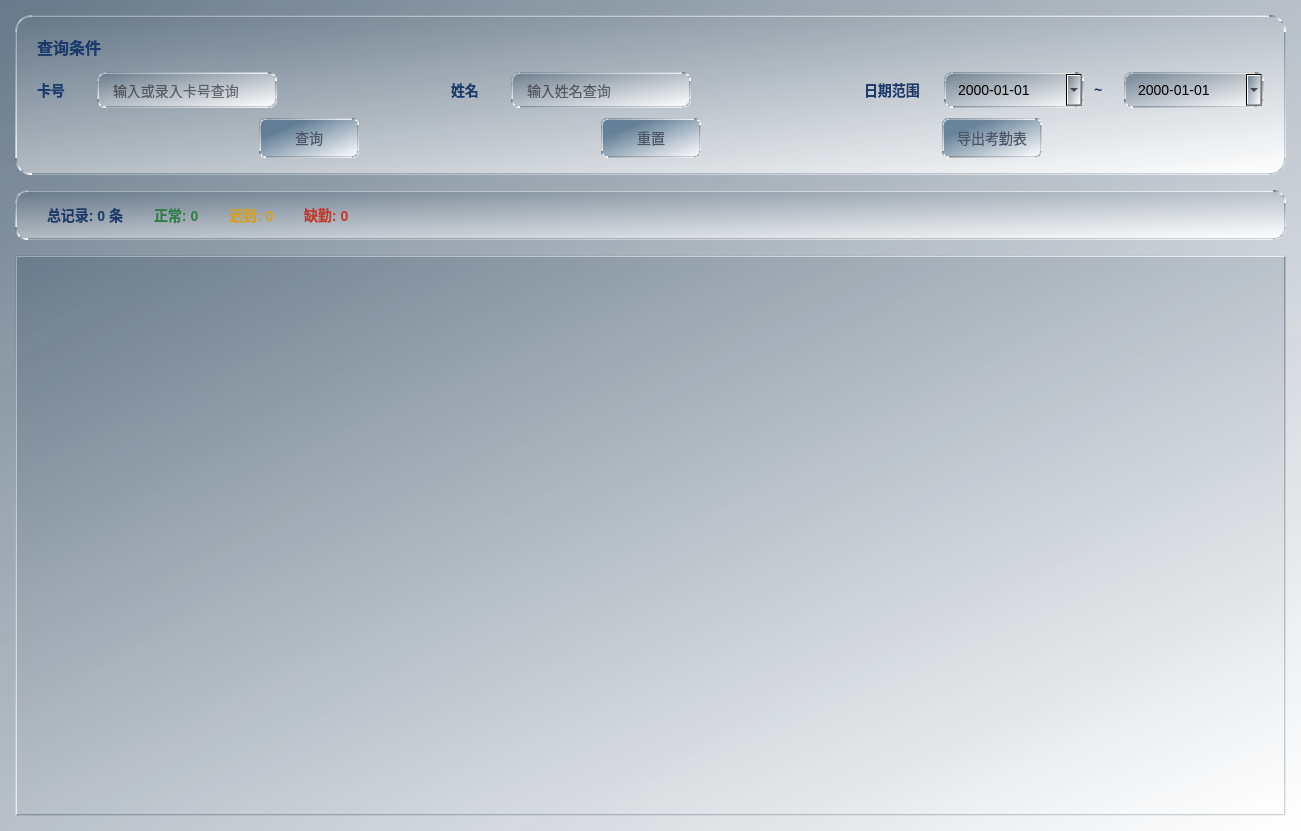
<?xml version="1.0" encoding="UTF-8"?>
<ui version="4.0">
 <class>AttendanceRecordsWidget</class>
 <widget class="QWidget" name="AttendanceRecordsWidget">
  <property name="geometry">
   <rect>
    <x>0</x>
    <y>0</y>
    <width>1301</width>
    <height>831</height>
   </rect>
  </property>
  <property name="windowTitle">
   <string>Form</string>
  </property>
  <property name="styleSheet">
   <string notr="true">QWidget {
    font-family: &quot;Microsoft YaHei&quot;, &quot;微软雅黑&quot;, &quot;PingFang SC&quot;, sans-serif;
    font-size: 14px;
    color: #2D3748;
}
QWidget#AttendanceRecordsWidget{
    background: qlineargradient(spread:pad, x1:0, y1:0, x2:1, y2:1, stop:0 rgba(100, 118, 135, 217), stop:1 rgba(255, 255, 255, 255));
}</string>
  </property>
  <layout class="QVBoxLayout" name="mainVerticalLayout">
   <property name="spacing">
    <number>15</number>
   </property>
   <property name="leftMargin">
    <number>15</number>
   </property>
   <property name="topMargin">
    <number>15</number>
   </property>
   <property name="rightMargin">
    <number>15</number>
   </property>
   <property name="bottomMargin">
    <number>15</number>
   </property>
   <item>
    <widget class="QFrame" name="searchFrame">
     <property name="minimumSize">
      <size>
       <width>0</width>
       <height>160</height>
      </size>
     </property>
     <property name="maximumSize">
      <size>
       <width>16777215</width>
       <height>160</height>
      </size>
     </property>
     <property name="styleSheet">
      <string notr="true">QFrame#searchFrame{
    background:qlineargradient(spread:pad, x1:0, y1:0, x2:1, y2:1, stop:0 rgba(100, 118, 135, 217), stop:1 rgba(255, 255, 255, 255));
    border-radius: 16px;
    border: 2px solid qlineargradient(spread:pad, x1:0, y1:0, x2:1, y2:1, stop:0 rgba(100, 118, 135, 217), stop:1 rgba(255, 255, 255, 255));
}</string>
     </property>
     <property name="frameShape">
      <enum>QFrame::StyledPanel</enum>
     </property>
     <property name="frameShadow">
      <enum>QFrame::Raised</enum>
     </property>
     <layout class="QVBoxLayout" name="searchFrameVerticalLayout">
      <property name="spacing">
       <number>10</number>
      </property>
      <property name="leftMargin">
       <number>20</number>
      </property>
      <property name="topMargin">
       <number>15</number>
      </property>
      <property name="rightMargin">
       <number>20</number>
      </property>
      <property name="bottomMargin">
       <number>15</number>
      </property>
      <item>
       <widget class="QLabel" name="searchTitleLabel">
        <property name="minimumSize">
         <size>
          <width>0</width>
          <height>30</height>
         </size>
        </property>
        <property name="maximumSize">
         <size>
          <width>16777215</width>
          <height>30</height>
         </size>
        </property>
        <property name="styleSheet">
         <string notr="true">QLabel{
    border:none;
    font-size: 16px;
    font-weight: bold;
    color: #1A3A6B;
    background:transparent;
}</string>
        </property>
        <property name="text">
         <string>&lt;html&gt;&lt;head/&gt;&lt;body&gt;&lt;p&gt;&lt;span style=&quot; font-size:12pt;&quot;&gt;查询条件&lt;/span&gt;&lt;/p&gt;&lt;/body&gt;&lt;/html&gt;</string>
        </property>
       </widget>
      </item>
      <item>
       <layout class="QHBoxLayout" name="searchHorizontalLayout">
        <property name="spacing">
         <number>30</number>
        </property>
        <item>
         <layout class="QHBoxLayout" name="cardSearchLayout">
          <property name="spacing">
           <number>10</number>
          </property>
          <item>
           <widget class="QLabel" name="searchCardLabel">
            <property name="minimumSize">
             <size>
              <width>50</width>
              <height>36</height>
             </size>
            </property>
            <property name="maximumSize">
             <size>
              <width>50</width>
              <height>36</height>
             </size>
            </property>
            <property name="styleSheet">
             <string notr="true">QLabel{
    border:none;
    font-weight: bold;
    color: #1A3A6B;
    background:transparent;
}</string>
            </property>
            <property name="text">
             <string>卡号</string>
            </property>
           </widget>
          </item>
          <item>
           <widget class="QLineEdit" name="searchCardEdit">
            <property name="minimumSize">
             <size>
              <width>180</width>
              <height>36</height>
             </size>
            </property>
            <property name="maximumSize">
             <size>
              <width>200</width>
              <height>36</height>
             </size>
            </property>
            <property name="styleSheet">
             <string notr="true">QLineEdit{
    background-color: qlineargradient(spread:pad, x1:0, y1:0, x2:1, y2:1, stop:0 rgba(100, 118, 135, 217), stop:1 rgba(255, 255, 255, 255));
    border: 2px solid qlineargradient(spread:pad, x1:0, y1:0, x2:1, y2:1, stop:0 rgba(100, 118, 135, 217), stop:1 rgba(255, 255, 255, 255));
    border-radius: 8px;
    padding: 8px 12px;
    font-size: 14px;
    color: rgb(0, 0, 0);
}
QLineEdit:focus{
    border: 1px solid #348aff;
}
QLineEdit::placeholder{
    color: #888888;
}</string>
            </property>
            <property name="placeholderText">
             <string>输入或录入卡号查询</string>
            </property>
           </widget>
          </item>
         </layout>
        </item>
        <item>
         <spacer name="horizontalSpacer">
          <property name="orientation">
           <enum>Qt::Horizontal</enum>
          </property>
          <property name="sizeHint" stdset="0">
           <size>
            <width>40</width>
            <height>20</height>
           </size>
          </property>
         </spacer>
        </item>
        <item>
         <layout class="QHBoxLayout" name="nameSearchLayout">
          <property name="spacing">
           <number>10</number>
          </property>
          <item>
           <widget class="QLabel" name="searchNameLabel">
            <property name="minimumSize">
             <size>
              <width>50</width>
              <height>36</height>
             </size>
            </property>
            <property name="maximumSize">
             <size>
              <width>50</width>
              <height>36</height>
             </size>
            </property>
            <property name="styleSheet">
             <string notr="true">QLabel{
    border:none;
    font-weight: bold;
    color: #1A3A6B;
    background:transparent;
}</string>
            </property>
            <property name="text">
             <string>姓名</string>
            </property>
           </widget>
          </item>
          <item>
           <widget class="QLineEdit" name="searchNameEdit">
            <property name="minimumSize">
             <size>
              <width>180</width>
              <height>36</height>
             </size>
            </property>
            <property name="maximumSize">
             <size>
              <width>200</width>
              <height>36</height>
             </size>
            </property>
            <property name="styleSheet">
             <string notr="true">QLineEdit{
    background-color: qlineargradient(spread:pad, x1:0, y1:0, x2:1, y2:1, stop:0 rgba(100, 118, 135, 217), stop:1 rgba(255, 255, 255, 255));
    border: 2px solid qlineargradient(spread:pad, x1:0, y1:0, x2:1, y2:1, stop:0 rgba(100, 118, 135, 217), stop:1 rgba(255, 255, 255, 255));
    border-radius: 8px;
    padding: 8px 12px;
    font-size: 14px;
    color: rgb(0, 0, 0);
}
QLineEdit:focus{
    border: 1px solid #348aff;
}
QLineEdit::placeholder{
    color: #888888;
}</string>
            </property>
            <property name="placeholderText">
             <string>输入姓名查询</string>
            </property>
           </widget>
          </item>
         </layout>
        </item>
        <item>
         <spacer name="horizontalSpacer_2">
          <property name="orientation">
           <enum>Qt::Horizontal</enum>
          </property>
          <property name="sizeHint" stdset="0">
           <size>
            <width>40</width>
            <height>20</height>
           </size>
          </property>
         </spacer>
        </item>
        <item>
         <layout class="QHBoxLayout" name="dateRangeLayout">
          <property name="spacing">
           <number>10</number>
          </property>
          <item>
           <widget class="QLabel" name="dateRangeLabel">
            <property name="minimumSize">
             <size>
              <width>70</width>
              <height>36</height>
             </size>
            </property>
            <property name="maximumSize">
             <size>
              <width>70</width>
              <height>36</height>
             </size>
            </property>
            <property name="styleSheet">
             <string notr="true">QLabel{
    border:none;
    font-weight: bold;
    color: #1A3A6B;
    background:transparent;
}</string>
            </property>
            <property name="text">
             <string>日期范围</string>
            </property>
           </widget>
          </item>
          <item>
           <widget class="QDateEdit" name="startDateEdit">
            <property name="minimumSize">
             <size>
              <width>140</width>
              <height>36</height>
             </size>
            </property>
            <property name="maximumSize">
             <size>
              <width>150</width>
              <height>36</height>
             </size>
            </property>
            <property name="styleSheet">
             <string notr="true">QDateEdit{
    background-color: qlineargradient(spread:pad, x1:0, y1:0, x2:1, y2:1, stop:0 rgba(100, 118, 135, 217), stop:1 rgba(255, 255, 255, 255));
    border: 2px solid qlineargradient(spread:pad, x1:0, y1:0, x2:1, y2:1, stop:0 rgba(100, 118, 135, 217), stop:1 rgba(255, 255, 255, 255));
    border-radius: 8px;
    padding: 6px 10px;
    font-size: 14px;
    color: rgb(0, 0, 0);
}
QDateEdit:focus{
    border: 1px solid #348aff;
}</string>
            </property>
            <property name="displayFormat">
             <string>yyyy-MM-dd</string>
            </property>
            <property name="calendarPopup">
             <bool>true</bool>
            </property>
           </widget>
          </item>
          <item>
           <widget class="QLabel" name="dateSepLabel">
            <property name="minimumSize">
             <size>
              <width>20</width>
              <height>36</height>
             </size>
            </property>
            <property name="maximumSize">
             <size>
              <width>20</width>
              <height>36</height>
             </size>
            </property>
            <property name="styleSheet">
             <string notr="true">QLabel{
    border:none;
    font-weight: bold;
    color: #1A3A6B;
    background:transparent;
}</string>
            </property>
            <property name="text">
             <string>~</string>
            </property>
           </widget>
          </item>
          <item>
           <widget class="QDateEdit" name="endDateEdit">
            <property name="minimumSize">
             <size>
              <width>140</width>
              <height>36</height>
             </size>
            </property>
            <property name="maximumSize">
             <size>
              <width>150</width>
              <height>36</height>
             </size>
            </property>
            <property name="styleSheet">
             <string notr="true">QDateEdit{
    background-color: qlineargradient(spread:pad, x1:0, y1:0, x2:1, y2:1, stop:0 rgba(100, 118, 135, 217), stop:1 rgba(255, 255, 255, 255));
    border: 2px solid qlineargradient(spread:pad, x1:0, y1:0, x2:1, y2:1, stop:0 rgba(100, 118, 135, 217), stop:1 rgba(255, 255, 255, 255));
    border-radius: 8px;
    padding: 6px 10px;
    font-size: 14px;
    color: rgb(0, 0, 0);
}
QDateEdit:focus{
    border: 1px solid #348aff;
}</string>
            </property>
            <property name="displayFormat">
             <string>yyyy-MM-dd</string>
            </property>
            <property name="calendarPopup">
             <bool>true</bool>
            </property>
           </widget>
          </item>
         </layout>
        </item>
       </layout>
      </item>
      <item>
       <layout class="QHBoxLayout" name="buttonHorizontalLayout">
        <property name="spacing">
         <number>20</number>
        </property>
        <item>
         <spacer name="horizontalSpacer_5">
          <property name="orientation">
           <enum>Qt::Horizontal</enum>
          </property>
          <property name="sizeHint" stdset="0">
           <size>
            <width>40</width>
            <height>20</height>
           </size>
          </property>
         </spacer>
        </item>
        <item>
         <widget class="QPushButton" name="searchButton">
          <property name="minimumSize">
           <size>
            <width>100</width>
            <height>38</height>
           </size>
          </property>
          <property name="maximumSize">
           <size>
            <width>140</width>
            <height>40</height>
           </size>
          </property>
          <property name="styleSheet">
           <string notr="true">QPushButton
{
	background: qlineargradient(spread:pad, x1:0, y1:0, x2:1, y2:1, stop:0.248927 rgba(85, 116, 143, 217), stop:1 rgba(255, 255, 255, 255));
	color: rgb(74, 85, 104);
	border: 2px solid qlineargradient(spread:pad, x1:0, y1:0, x2:1, y2:1, stop:0 rgba(100, 118, 135, 217), stop:1 rgba(255, 255, 255, 255));
	border-radius: 6px;
	font-size: 14px;
	font: 63 9pt &quot;Bahnschrift SemiBold SemiConden&quot;;
}
QPushButton:hover {
    background: qlineargradient(spread:pad, x1:0, y1:0, x2:1, y2:1, stop:0 rgba(100, 118, 135, 217), stop:1 rgba(255, 255, 255, 255));
    color: #1A3A6B;
}

QPushButton:pressed {
    background: qlineargradient(spread:pad, x1:0, y1:0, x2:1, y2:1, stop:0 rgba(100, 118, 135, 217), stop:1 rgba(255, 255, 255, 255));
	color: #1A3A6B;
    font-weight: bold;
}</string>
          </property>
          <property name="text">
           <string>查询</string>
          </property>
         </widget>
        </item>
        <item>
         <spacer name="horizontalSpacer_3">
          <property name="orientation">
           <enum>Qt::Horizontal</enum>
          </property>
          <property name="sizeHint" stdset="0">
           <size>
            <width>40</width>
            <height>20</height>
           </size>
          </property>
         </spacer>
        </item>
        <item>
         <widget class="QPushButton" name="resetSearchButton">
          <property name="minimumSize">
           <size>
            <width>100</width>
            <height>38</height>
           </size>
          </property>
          <property name="maximumSize">
           <size>
            <width>140</width>
            <height>40</height>
           </size>
          </property>
          <property name="styleSheet">
           <string notr="true">QPushButton
{
	background: qlineargradient(spread:pad, x1:0, y1:0, x2:1, y2:1, stop:0.248927 rgba(85, 116, 143, 217), stop:1 rgba(255, 255, 255, 255));
	color: rgb(74, 85, 104);
	border: 2px solid qlineargradient(spread:pad, x1:0, y1:0, x2:1, y2:1, stop:0 rgba(100, 118, 135, 217), stop:1 rgba(255, 255, 255, 255));
	border-radius: 6px;
	font-size: 14px;
	font: 63 9pt &quot;Bahnschrift SemiBold SemiConden&quot;;
}
QPushButton:hover {
    background: qlineargradient(spread:pad, x1:0, y1:0, x2:1, y2:1, stop:0 rgba(100, 118, 135, 217), stop:1 rgba(255, 255, 255, 255));
    color: #1A3A6B;
}

QPushButton:pressed {
    background: qlineargradient(spread:pad, x1:0, y1:0, x2:1, y2:1, stop:0 rgba(100, 118, 135, 217), stop:1 rgba(255, 255, 255, 255));
	color: #1A3A6B;
    font-weight: bold;
}</string>
          </property>
          <property name="text">
           <string>重置</string>
          </property>
         </widget>
        </item>
        <item>
         <spacer name="horizontalSpacer_4">
          <property name="orientation">
           <enum>Qt::Horizontal</enum>
          </property>
          <property name="sizeHint" stdset="0">
           <size>
            <width>40</width>
            <height>20</height>
           </size>
          </property>
         </spacer>
        </item>
        <item>
         <widget class="QPushButton" name="exportButton">
          <property name="minimumSize">
           <size>
            <width>100</width>
            <height>38</height>
           </size>
          </property>
          <property name="maximumSize">
           <size>
            <width>140</width>
            <height>40</height>
           </size>
          </property>
          <property name="styleSheet">
           <string notr="true">QPushButton
{
	background: qlineargradient(spread:pad, x1:0, y1:0, x2:1, y2:1, stop:0.248927 rgba(85, 116, 143, 217), stop:1 rgba(255, 255, 255, 255));
	color: rgb(74, 85, 104);
	border: 2px solid qlineargradient(spread:pad, x1:0, y1:0, x2:1, y2:1, stop:0 rgba(100, 118, 135, 217), stop:1 rgba(255, 255, 255, 255));
	border-radius: 6px;
	font-size: 14px;
	font: 63 9pt &quot;Bahnschrift SemiBold SemiConden&quot;;
}
QPushButton:hover {
    background: qlineargradient(spread:pad, x1:0, y1:0, x2:1, y2:1, stop:0 rgba(100, 118, 135, 217), stop:1 rgba(255, 255, 255, 255));
    color: #1A3A6B;
}

QPushButton:pressed {
    background: qlineargradient(spread:pad, x1:0, y1:0, x2:1, y2:1, stop:0 rgba(100, 118, 135, 217), stop:1 rgba(255, 255, 255, 255));
	color: #1A3A6B;
    font-weight: bold;
}</string>
          </property>
          <property name="text">
           <string>导出考勤表</string>
          </property>
         </widget>
        </item>
        <item>
         <spacer name="buttonHorizontalSpacer">
          <property name="orientation">
           <enum>Qt::Horizontal</enum>
          </property>
          <property name="sizeHint" stdset="0">
           <size>
            <width>40</width>
            <height>20</height>
           </size>
          </property>
         </spacer>
        </item>
       </layout>
      </item>
     </layout>
    </widget>
   </item>
   <item>
    <widget class="QFrame" name="statisticsFrame">
     <property name="minimumSize">
      <size>
       <width>0</width>
       <height>50</height>
      </size>
     </property>
     <property name="maximumSize">
      <size>
       <width>16777215</width>
       <height>50</height>
      </size>
     </property>
     <property name="styleSheet">
      <string notr="true">QFrame#statisticsFrame{
    background:qlineargradient(spread:pad, x1:0, y1:0, x2:1, y2:1, stop:0 rgba(100, 118, 135, 217), stop:1 rgba(255, 255, 255, 255));
    border-radius: 12px;
    border: 2px solid qlineargradient(spread:pad, x1:0, y1:0, x2:1, y2:1, stop:0 rgba(100, 118, 135, 217), stop:1 rgba(255, 255, 255, 255));
}</string>
     </property>
     <property name="frameShape">
      <enum>QFrame::StyledPanel</enum>
     </property>
     <property name="frameShadow">
      <enum>QFrame::Raised</enum>
     </property>
     <layout class="QHBoxLayout" name="statisticsHorizontalLayout">
      <property name="spacing">
       <number>30</number>
      </property>
      <property name="leftMargin">
       <number>30</number>
      </property>
      <property name="topMargin">
       <number>0</number>
      </property>
      <property name="rightMargin">
       <number>30</number>
      </property>
      <property name="bottomMargin">
       <number>0</number>
      </property>
      <item>
       <widget class="QLabel" name="totalRecordsLabel">
        <property name="styleSheet">
         <string notr="true">QLabel{
    border:none;
    font-size: 14px;
    font-weight: bold;
    color: #1A3A6B;
    background:transparent;
}</string>
        </property>
        <property name="text">
         <string>总记录: 0 条</string>
        </property>
       </widget>
      </item>
      <item>
       <widget class="QLabel" name="normalRecordsLabel">
        <property name="styleSheet">
         <string notr="true">QLabel{
    border:none;
    font-size: 14px;
    font-weight: bold;
    color: #2D7D46;
    background:transparent;
}</string>
        </property>
        <property name="text">
         <string>正常: 0</string>
        </property>
       </widget>
      </item>
      <item>
       <widget class="QLabel" name="lateRecordsLabel">
        <property name="styleSheet">
         <string notr="true">QLabel{
    border:none;
    font-size: 14px;
    font-weight: bold;
    color: #D4A017;
    background:transparent;
}</string>
        </property>
        <property name="text">
         <string>迟到: 0</string>
        </property>
       </widget>
      </item>
      <item>
       <widget class="QLabel" name="absentRecordsLabel">
        <property name="styleSheet">
         <string notr="true">QLabel{
    border:none;
    font-size: 14px;
    font-weight: bold;
    color: #C0392B;
    background:transparent;
}</string>
        </property>
        <property name="text">
         <string>缺勤: 0</string>
        </property>
       </widget>
      </item>
      <item>
       <spacer name="statisticsHorizontalSpacer">
        <property name="orientation">
         <enum>Qt::Horizontal</enum>
        </property>
        <property name="sizeHint" stdset="0">
         <size>
          <width>40</width>
          <height>20</height>
         </size>
        </property>
       </spacer>
      </item>
     </layout>
    </widget>
   </item>
   <item>
    <widget class="QTableView" name="attendanceTableView">
     <property name="styleSheet">
      <string notr="true">QTableView{
    background: qlineargradient(spread:pad, x1:0, y1:0, x2:1, y2:1, stop:0 rgba(100, 118, 135, 217), stop:1 rgba(255, 255, 255, 255));
    border: 2px solid qlineargradient(spread:pad, x1:0, y1:0, x2:1, y2:1, stop:0 rgba(100, 118, 135, 217), stop:1 rgba(255, 255, 255, 255));
    gridline-color: rgba(100, 118, 135, 80);
}
QTableView::item:selected{
    background: qlineargradient(spread:pad, x1:0, y1:0, x2:1, y2:1, stop:0 rgba(100, 118, 135, 217), stop:1 rgba(255, 255, 255, 255));
    color: #1A3A6B;
}
QHeaderView::section{
    background: qlineargradient(spread:pad, x1:0, y1:0, x2:1, y2:1, stop:0 rgba(100, 118, 135, 217), stop:1 rgba(255, 255, 255, 255));
    color: #1A3A6B;
    font-weight: bold;
    font-size: 14px;
    padding: 8px;
    border: none;
    border-bottom: 2px solid rgba(100, 118, 135, 80);
}
QTableView QTableCornerButton::section{
    background: qlineargradient(spread:pad, x1:0, y1:0, x2:1, y2:1, stop:0 rgba(100, 118, 135, 217), stop:1 rgba(255, 255, 255, 255));
    border: none;
}</string>
     </property>
     <property name="editTriggers">
      <set>QAbstractItemView::NoEditTriggers</set>
     </property>
     <property name="alternatingRowColors">
      <bool>true</bool>
     </property>
     <property name="selectionBehavior">
      <enum>QAbstractItemView::SelectRows</enum>
     </property>
    </widget>
   </item>
  </layout>
 </widget>
 <resources/>
 <connections/>
</ui>
